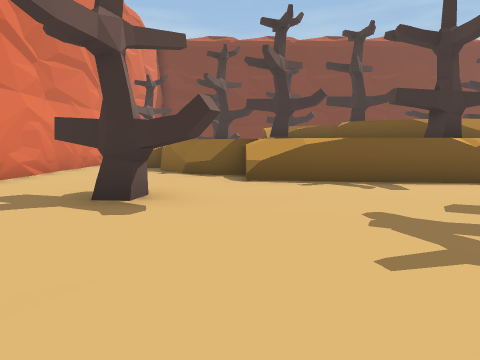
View 1 (above)

24 first-person views from a walk through a scene from a Unity 3-D project. The camera is 1.3 m above the floor, tilts 6° down and sees 70° across. The floor is counted in squares, 2 m on a side. Each view is taken from the middle of a square. On the plan, view 1 faces up. The plan holds only what a view shows up to about 10 squares ahead; the rest is blank. The place goes on beyond the plan. Some animated figures are left out.

View 2
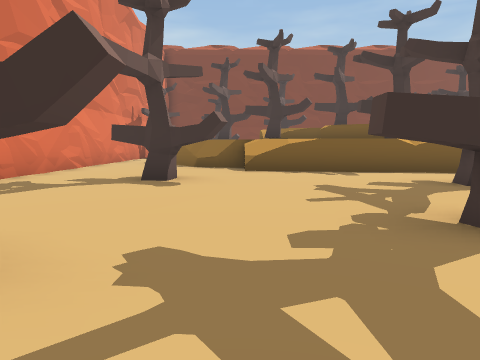

View 3
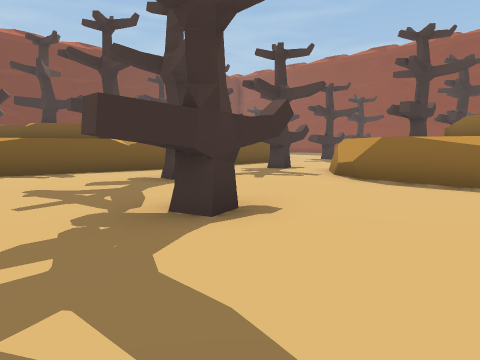

View 4
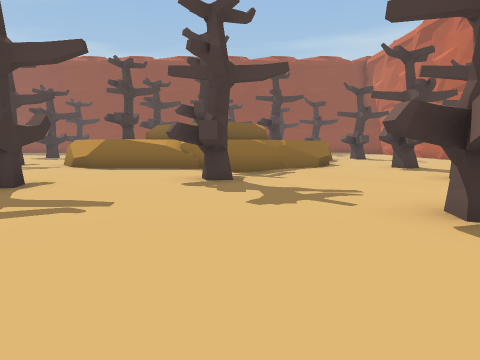

View 5
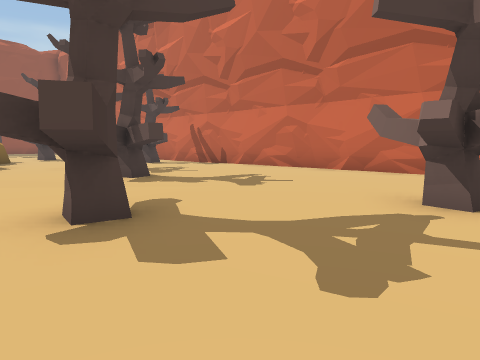

View 6
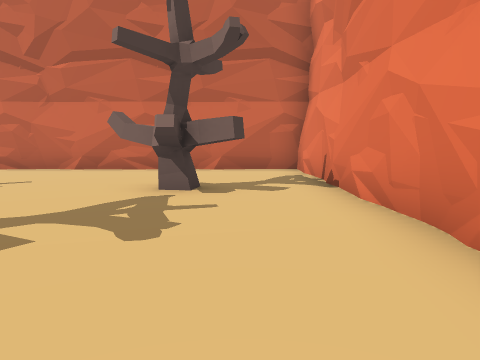

View 7
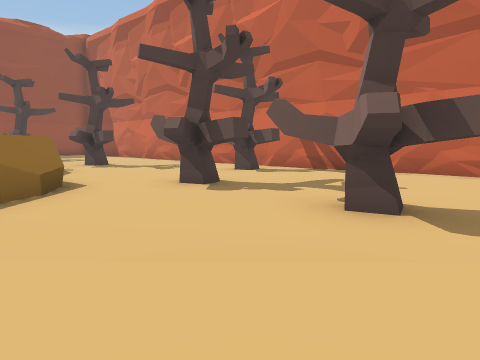

View 8
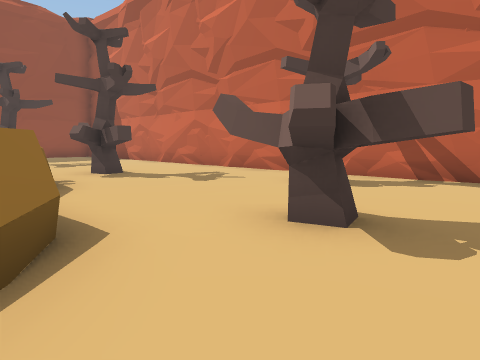

View 9
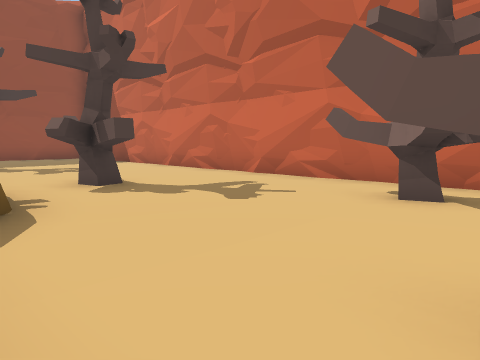

View 10
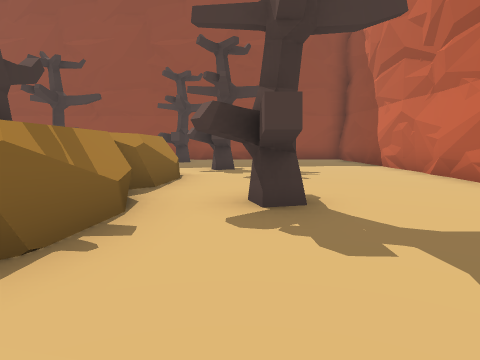

View 11
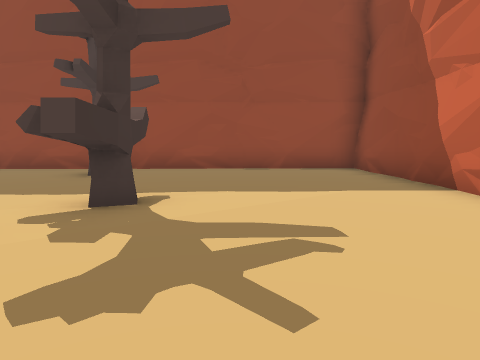

View 12
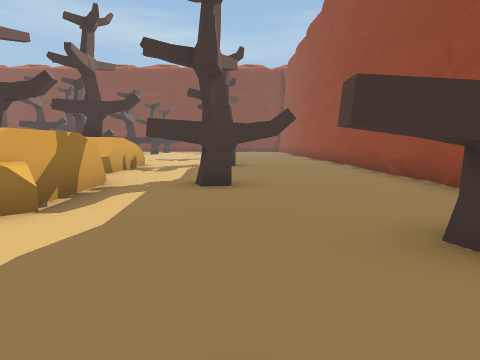

View 13
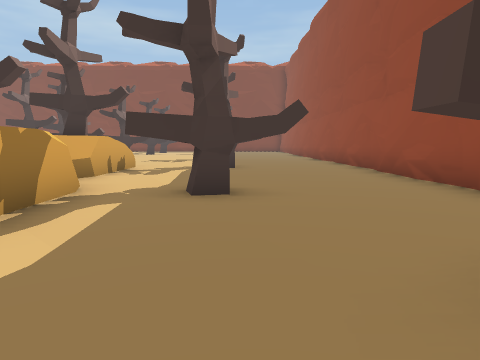

View 14
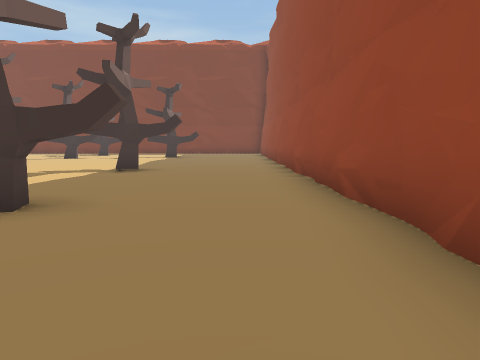

View 15
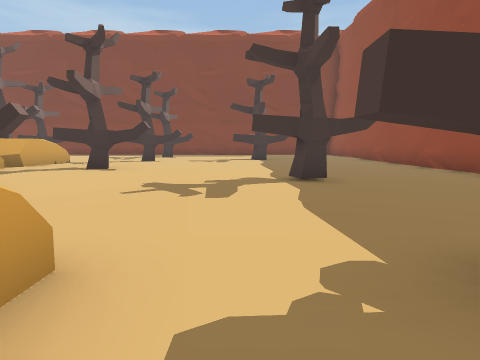

View 16
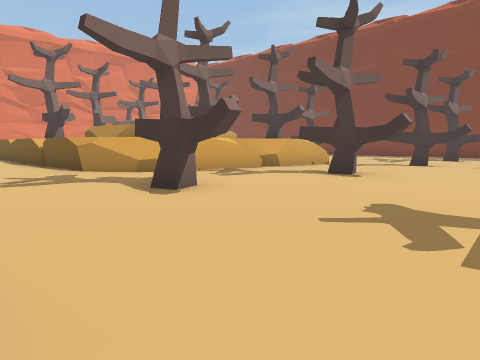

View 17
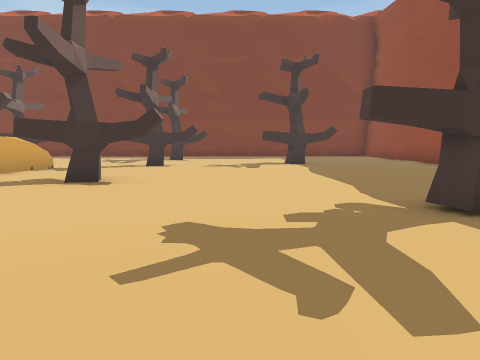

View 18
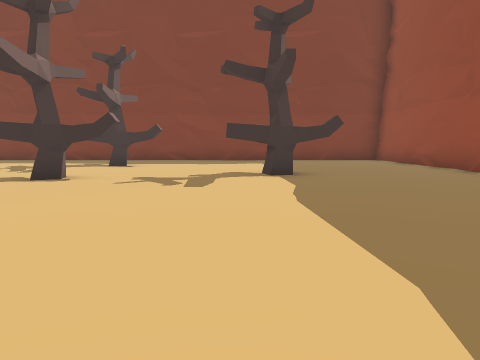

View 19
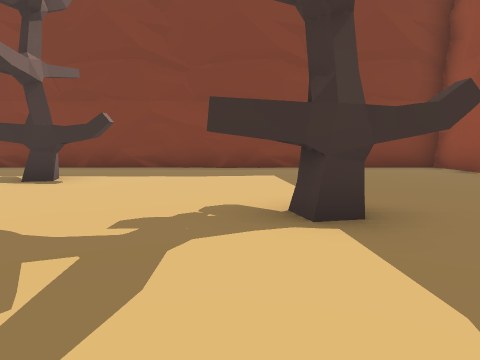

View 20
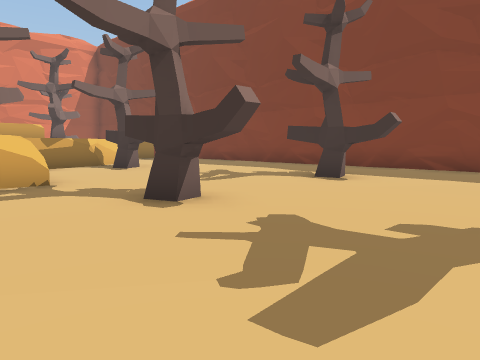

View 21
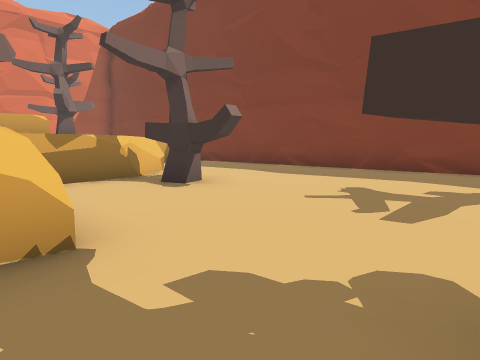

View 22
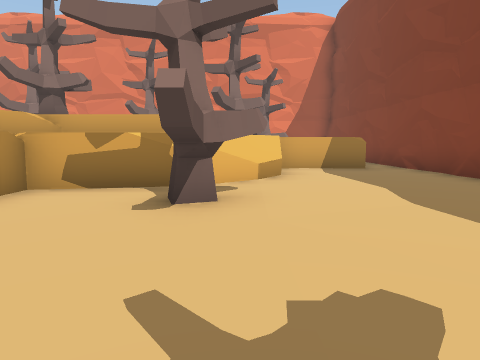

View 23
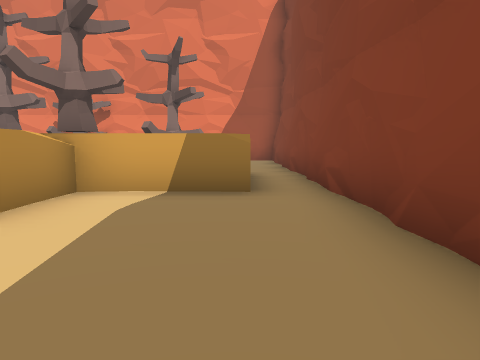

View 24
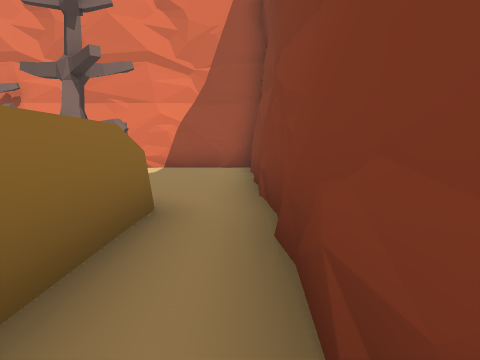

### Floor plan
Key: @ floor where view 1 was taken; # wall or solid block; . main floor; - floor 0.25 m lower than the main floor; / step, stairs or slope; = window, fence, low wall or low ledge; ^ raised ledge; O other object.
Columns run from 5 left of view 1 to 24 right of it. Each row starts with its distance up from view 1.
 22 ##############################
 21 #........................ ...#
 20 #..---/^^^............... ...#
 19 #...O    ^.........O.--.. ...#
 18 #  OO    ^.........OO--......#
 17          ^^^#.O...-----......#
 16           ^ ^^OO------.O.....#
 15           #  ^-----O-..OOO...
 14              ^-----OO....---
 13               OO^--......---
 12                 ^-......----
 11                 ^-......-----#
 10 #. ^           O^..OO..------#
  9 #. ^    ^#      ^.....-------#
  8 #...^    ^#     ^......------#
  7 #....^^  O     ^#.O.....OO---#
  6 #....^^^^^^ ^^^^..OO--.......#
  5 #...O.....  ....../---.......#
  4  ..OO...OO .OO..../----......#
  3  ........O.....     ---.O....#
  2   ..........#^       O^.OO...#
  1    ...OOO..#^         #......#
  0   OOO@.....^         ^#..---.#
 -1     .......^          /-.---.#
 -2    .....O..^          ^-OO--.#
 -3   ......OO/^          ^-----.#
 -4  .......---^^         ^--.--.#
 -5 #....O..--..#^     O   =--O-.#
 -6 #.....O........^^^^^^^ ---OO.#
 -7 #.......OO.O...........O---..#
 -8 #.OO.......OO....OO...O/O....#
 -9 #...O.............O..........#
-10 #............O-..............#
-11 #............OO-.............#
-12 #....##..##.##..##..##..##...#
-13 ##############################

Where each view was taken, in squares from view 1:
view 1: 0 up, 0 right, facing up
view 2: 2 down, 0 right, facing up
view 3: 2 down, 0 right, facing up-right
view 4: 3 down, 3 left, facing right
view 5: 4 down, 3 left, facing down-right
view 6: 3 down, 3 left, facing down
view 7: 4 down, 2 right, facing down-right
view 8: 5 down, 5 right, facing down-right
view 9: 6 down, 7 right, facing down-right
view 10: 8 down, 9 right, facing right
view 11: 9 down, 14 right, facing right
view 12: 8 down, 20 right, facing up
view 13: 7 down, 20 right, facing up
view 14: 1 down, 22 right, facing up
view 15: 1 up, 18 right, facing up
view 16: 3 up, 18 right, facing up-left
view 17: 4 up, 17 right, facing up
view 18: 8 up, 18 right, facing up
view 19: 12 up, 18 right, facing up
view 20: 12 up, 18 right, facing up-left
view 21: 13 up, 14 right, facing up-left
view 22: 17 up, 13 right, facing left
view 23: 20 up, 9 right, facing left
view 24: 21 up, 5 right, facing left
